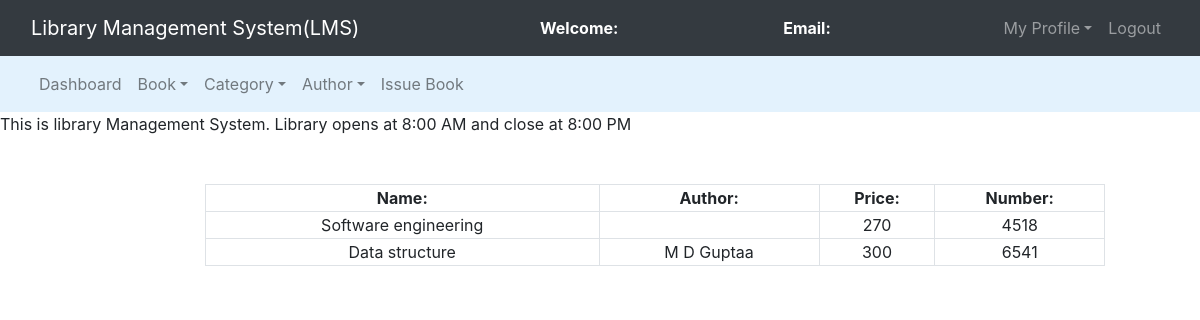
/admin/regbooks.php, run on the app's committed database.
### tables this page shows
CREATE TABLE `books` (
  `book_id` int(11) NOT NULL,
  `book_name` varchar(250) NOT NULL,
  `author_id` int(11) NOT NULL,
  `cat_id` int(11) NOT NULL,
  `book_no` int(11) NOT NULL,
  `book_price` int(11) NOT NULL
);

CREATE TABLE `authors` (
  `author_id` int(11) NOT NULL,
  `author_name` varchar(250) NOT NULL
);

### admin/regbooks.php (the view, shortened to what this page needs)
<?php
	$connection = mysqli_connect("localhost","root","");
	$query = "select books.book_name,books.book_no,books.book_price,authors.author_name from books left join authors on books.author_id = authors.author_id";
?>
<!DOCTYPE html>
<html>
<head>
	<link rel="stylesheet" type="text/css" href="../bootstrap-4.4.1/css/bootstrap.min.css">
</head>
<body>
	<nav class="navbar navbar-expand-lg navbar-dark bg-dark">
		<div class="container-fluid">
			<div class="navbar-header">
				<a class="navbar-brand" href="index.php">Library Management System(LMS)</a>
			</div>
			<font style="color: white"><span><strong>Welcome: <?php echo $_SESSION['name'];?></strong></span></font>
			<font style="color: white"><span><strong>Email: <?php echo $_SESSION['email'];?></strong></span></font>
			<ul class="nav navbar-nav navbar-right">
				<li class="nav-item dropdown">
					<a class="nav-link dropdown-toggle" data-toggle="dropdown">My Profile</a>
				</li>
				<li class="nav-item"><a class="nav-link" href="../logout.php">Logout</a></li>
			</ul>
		</div>
	</nav>
<nav class="navbar navbar-expand-lg navbar-light" style="background-color: #e3f2fd">
	<div class="container-fluid">
		<ul class="nav navbar-nav navbar-center">
			<li class="nav-item">
				<a href="admin_dashboard.php" class="nav-link">Dashboard</a>
			</li>
			<li class="nav-item dropdown">
				<a class="nav-link dropdown-toggle" data-toggle="dropdown">Book</a>
			</li>
			<li class="nav-item dropdown">
				<a class="nav-link dropdown-toggle" data-toggle="dropdown">Category</a>
			</li>
			<li class="nav-item dropdown">
				<a class="nav-link dropdown-toggle" data-toggle="dropdown">Author</a>
			</li>
			<li class="nav-item">
				<a href="" class="nav-link">Issue Book</a>
			</li>
		</ul>
	</div>
</nav>
<span><marquee>This is library Management System. Library opens at 8:00 AM and close at 8:00 PM</marquee></span><br><br>
<div class="row">
	<div class="col-md-2"></div>
	<div class="col-md-8">
		<form>
			<table class="table-bordered" width="900px" style="text-align: center">
				<tr>
					<th>Name:</th>
					<th>Author:</th>
					<th>Price:</th>
					<th>Number:</th>
				</tr>
				<?php
					$query_run = mysqli_query($connection,$query);
					while($row = mysqli_fetch_assoc($query_run)){
						$book_name = $row['book_name'];
						$author_name = $row['author_name'];
						$price = $row['book_price'];
						$book_no = $row['book_no'];
				?>
						<tr>
							<td><?php echo $book_name;?></td>
							<td><?php echo $author_name;?></td>
							<td><?php echo $price;?></td>
							<td><?php echo $book_no;?></td>
						</tr>
						<?php
					}
				?>
			</table>
		</form>
	</div>
	<div class="col-md-2"></div>
</div>
</body>
</html>

### data on the page
books: book_name "Software engineering", book_price "270", book_no "4518"
books: book_name "Data structure", author.author_name "M D Guptaa", book_price "300", book_no "6541"
